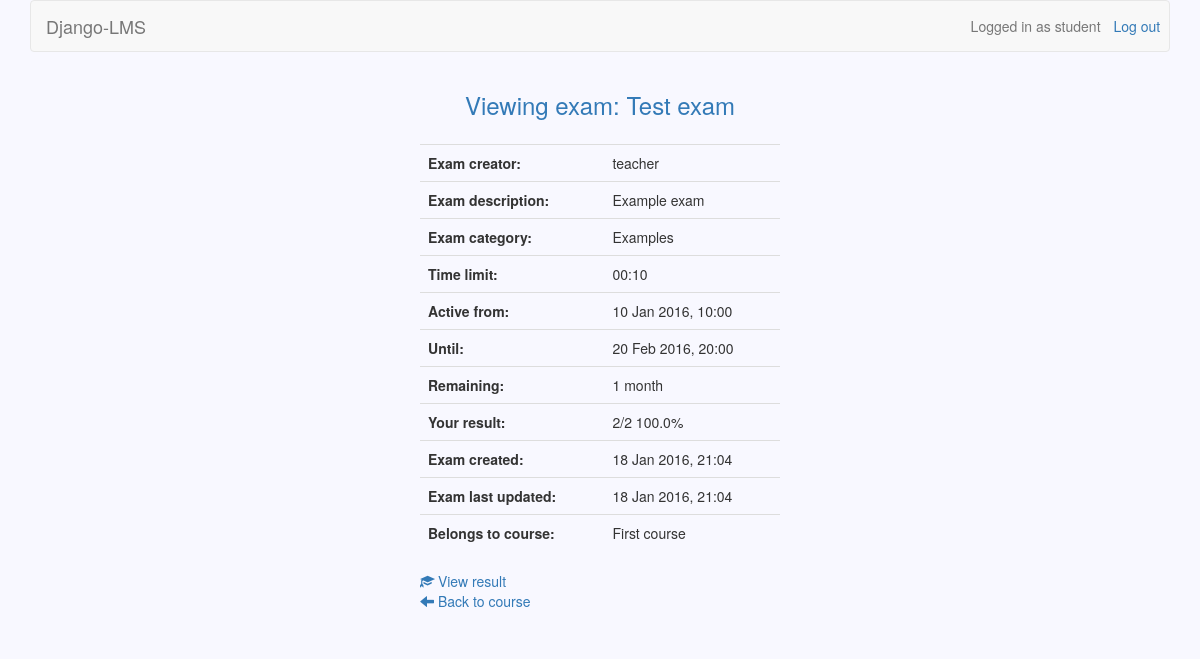
/courses/1/exams/1/s (signed in), run on an earlier commit of the app's database.
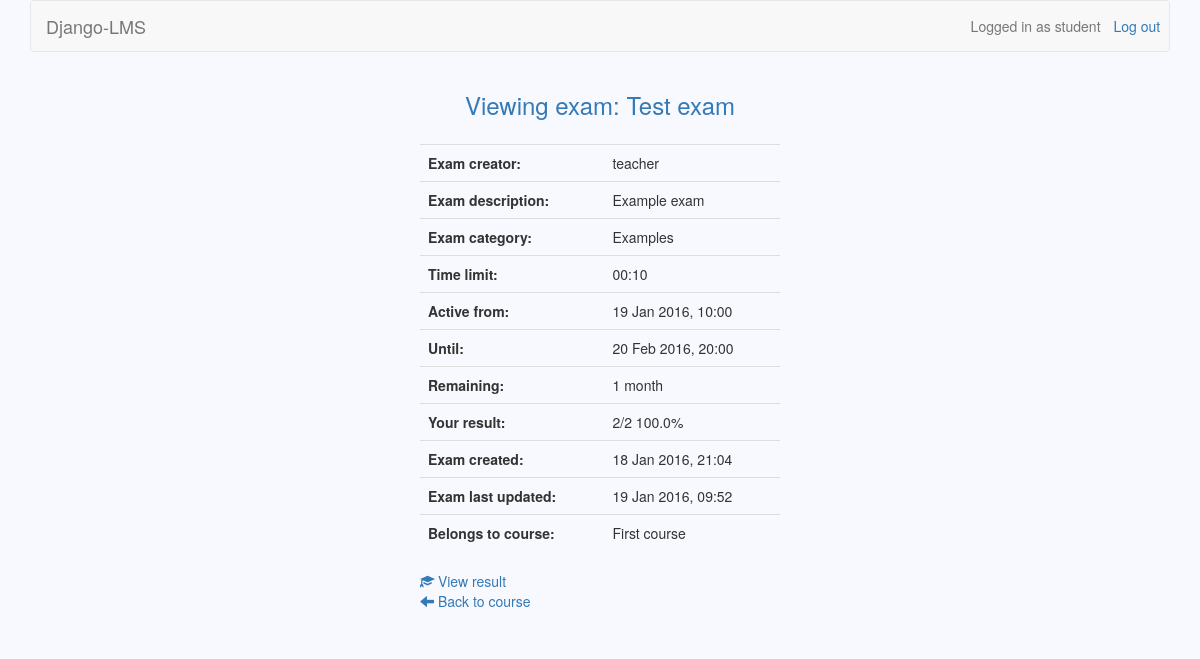
And on a later commit of the database.
### exams/models.py (models this page shows, shortened)
class Exam(models.Model):
    owner = models.CharField(max_length=30)
    name = models.CharField(max_length=30)
    description = models.TextField(blank=True)
    created = models.DateTimeField(auto_now_add=True)
    updated = models.DateTimeField(auto_now=True)
    password = models.CharField(max_length=10, blank=True)
    time_limit = models.TimeField()
    active_from = models.DateTimeField()
    active_to = models.DateTimeField()
    course = models.ForeignKey(Course)
    category = models.CharField(max_length=30)
    question_count = models.IntegerField()
    questions = models.ManyToManyField(Question, blank=True,
        through='ExamQuestion')
    @property
    def active(self):
        return (timezone.now() >= self.active_from and
            timezone.now() < self.active_to)

### exams/views.py (the view)
# urls.py: url(r'^(?P<exam_id>\d+)/s$', views.view_exam, name='view_exam'),
@user_passes_test(student_check)
def view_exam(request, course_id, exam_id):
    if (Participation.objects.filter(user=request.user, course=course_id)
        .exists()):
        course = Course.objects.get(id=course_id)
        exam = Exam.objects.get(id=exam_id)
        exam_questions = ExamQuestion.objects.filter(exam=exam)
        try:
            score = (Score.objects.get(student=request.user, exam=exam)
                .score)
            result = format_score(score, exam_questions.count())
        except ObjectDoesNotExist:
            result = "Exam not yet taken."
        return render(request, 'view_exam.html', {'course': course,
            'exam': exam, 'exam_questions': exam_questions, 'result': result})
    else:
        return redirect('/courses/s')

### courses/views.py (called while the page is built)
def student_check(user):
    return not user.is_teacher

def format_score(score, count):
    percentage = str(float(score) / float(count) * 100) + '%'
    return str(score) + '/' + str(count) + ' ' + percentage

### exams/templates/view_exam.html
{% extends 'base.html' %}
{% block header_text %}
	{% if messages %}
	    {% for message in messages %}
	    	{{ message }}
	    {% endfor %}
	{% else %}
		Viewing exam: {{ exam.name }}
	{% endif %}
{% endblock %}
{% block dashboard %}
	<table class="table table-hover">
		<tr>
			<th>Exam creator:</th>
			<td>{{ exam.owner }}</td>
		</tr>
		<tr>
			<th>Exam description:</th>
			<td>{{ exam.description }}</td>
		</tr>
		<tr>
			<th>Exam category:</th>
			<td>{{ exam.category }}</td>
		</tr>
		<tr>
			<th>Time limit:</th>
			<td>{{ exam.time_limit }}</td>
		</tr>
		<tr>
			<th>Active from:</th>
			<td>{{ exam.active_from|date }}</td>
		</tr>
		<tr>
			<th>Until:</th>
			<td>{{ exam.active_to|date }}</td>
		</tr>
		<tr>
			<th>Remaining:</th>
			{% if not exam.active %}
				<td>Exam closed.</td>
			{% else %}
				<td>{{ exam.active_to|timeuntil }}</td>
			{% endif %}
		</tr>
		<tr>
			<th>Your result:</th>
			<td>{{ result }}</td>
		</tr>
		<tr>
			<th>Exam created:</th>
			<td>{{ exam.created|date }}</td>
		</tr>
		<tr>
			<th>Exam last updated:</th>
			<td>{{ exam.updated|date }}</td>
		</tr>
		<tr>
			<th>Belongs to course:</th>
			<td>{{ course.name }}</td>
		</tr>
	</table>
	{% if exam_questions and 'Exam' in result and exam.active %}
		<a href="{% url 'take_exam' course.id exam.id %}">
			<span class="glyphicon glyphicon-pencil"></span>
			Take exam
		</a>
		<br>
	{% elif exam_questions and not 'Exam' in result %}
		<a href="{% url 'view_result' course.id exam.id %}">
			<span class="glyphicon glyphicon-education"></span>
			View result
		</a>
		<br>
	{% endif %}
	<a href="{% url 'view_course' course.id %}">
		<span class="glyphicon glyphicon-arrow-left"></span>
		Back to course
	</a>
{% endblock %}

What changed in the data, as far as the page shows it:
changed Exam "Test exam": active_from "10 Jan 2016, 10:00" → "19 Jan 2016, 10:00"; updated "18 Jan 2016, 21:04" → "19 Jan 2016, 09:52"
